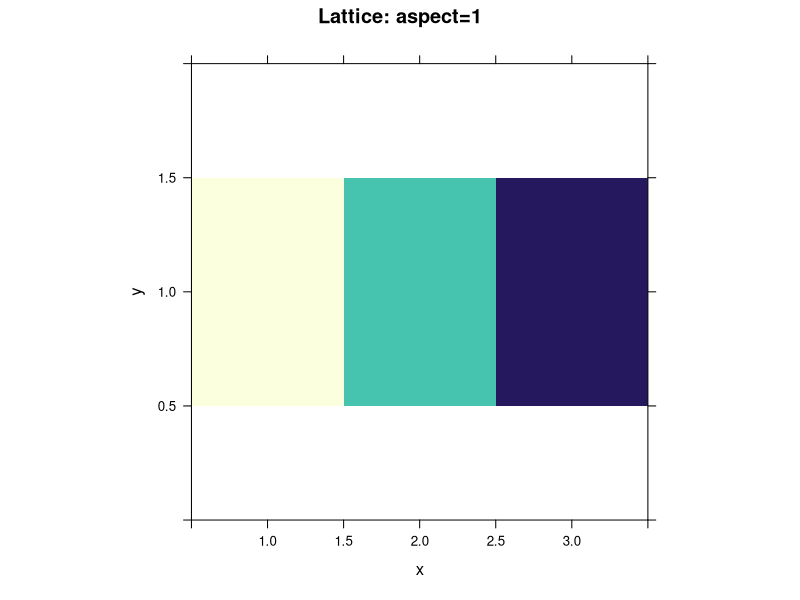
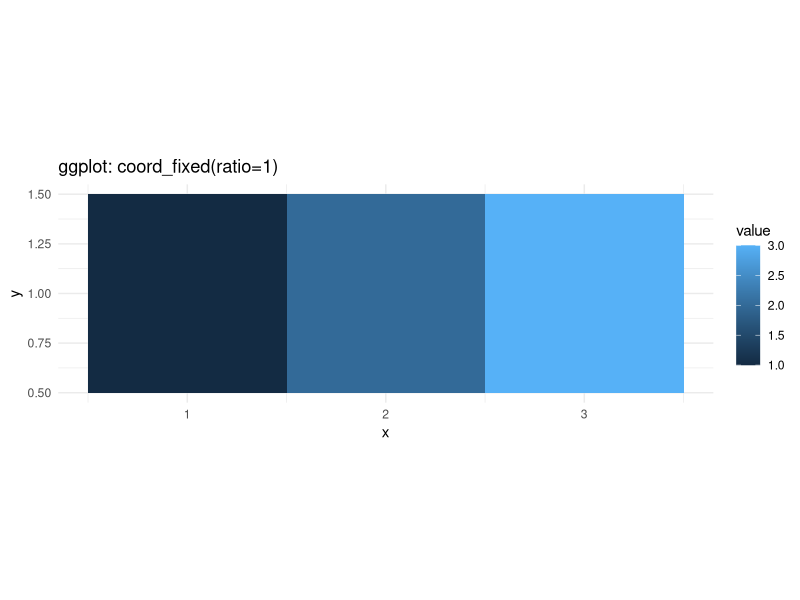
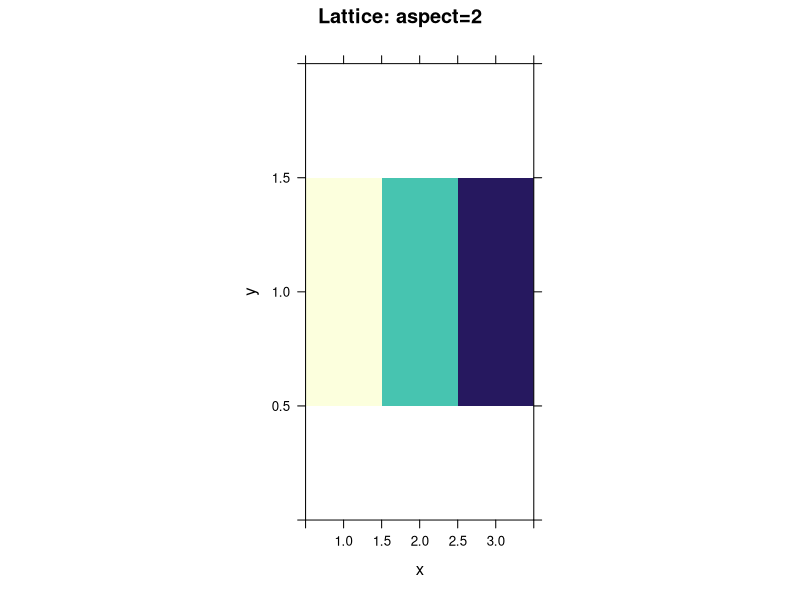
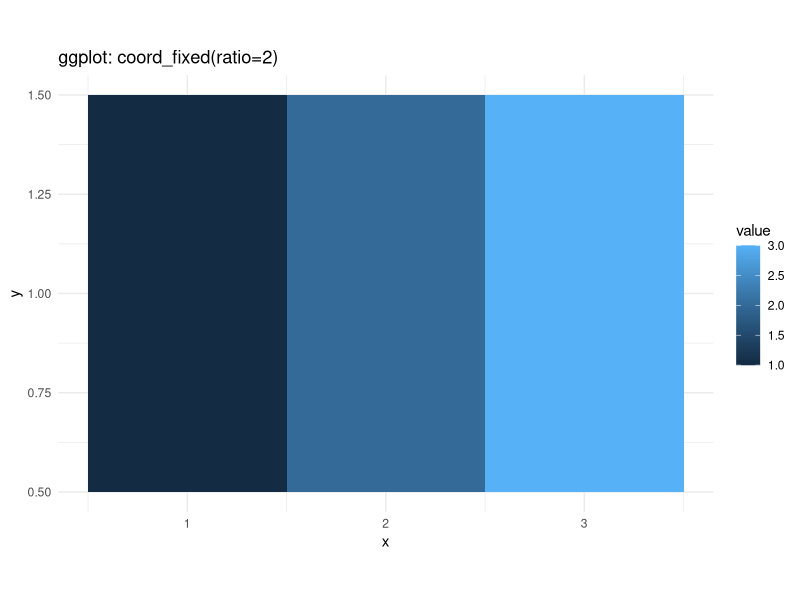
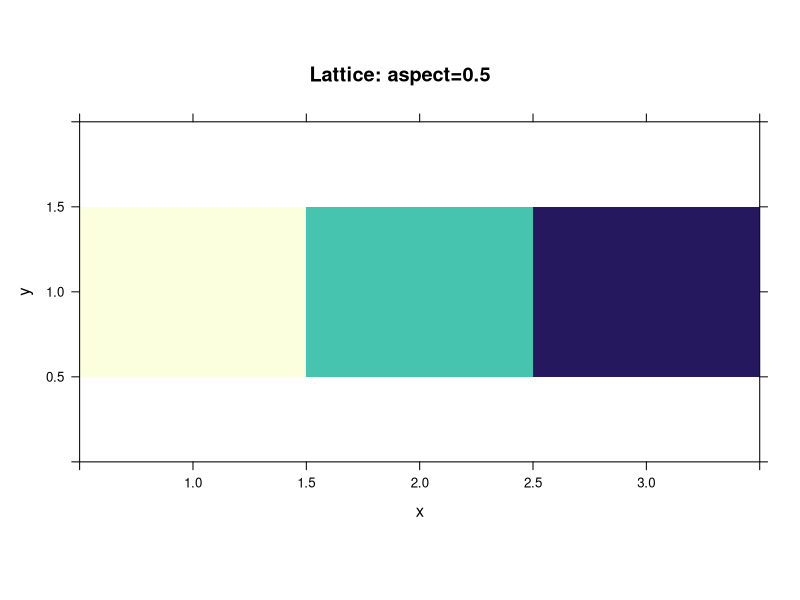
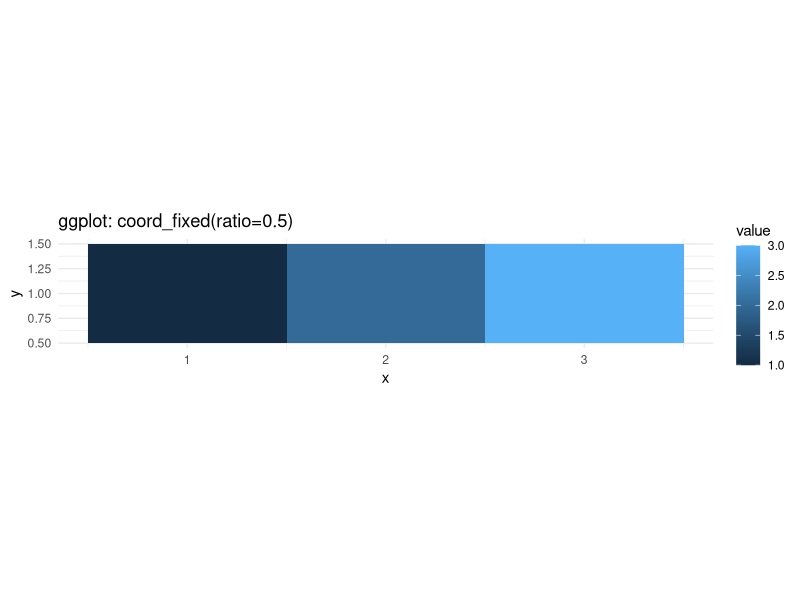

Generate these figures, in order, with R:
# Simple test to compare aspect ratio in lattice vs ggplot2

library(lattice)
library(ggplot2)

# Create simple data: 3 x 1 grid (3 wide, 1 tall)
test_data <- data.frame(
  x = c(1, 2, 3),
  y = c(1, 1, 1),
  value = c(1, 2, 3)
)

cat("Data dimensions:\n")
cat("x range:", range(test_data$x), "\n")
cat("y range:", range(test_data$y), "\n")
cat("Should be 3 units wide, 1 unit tall\n\n")

# Test 1: aspect = 1 (square cells)
cat("=== Test 1: aspect = 1 (square) ===\n")
cat("Each cell should be square\n\n")

# Lattice with aspect=1
p1 <- levelplot(value ~ x*y, data=test_data,
                aspect=1,
                main="Lattice: aspect=1",
                scales=list(draw=TRUE),
                colorkey=FALSE)
print(p1)

# ggplot with aspect=1
p2 <- ggplot(test_data, aes(x=x, y=y, fill=value)) +
  geom_tile() +
  coord_fixed(ratio=1) +
  ggtitle("ggplot: coord_fixed(ratio=1)") +
  theme_minimal()
print(p2)

# Test 2: aspect = 2 (twice as tall as wide)
cat("\n=== Test 2: aspect = 2 ===\n")
cat("Each cell should be 2x taller than wide\n\n")

# Lattice with aspect=2
p3 <- levelplot(value ~ x*y, data=test_data,
                aspect=2,
                main="Lattice: aspect=2",
                scales=list(draw=TRUE),
                colorkey=FALSE)
print(p3)

# ggplot with aspect=2
p4 <- ggplot(test_data, aes(x=x, y=y, fill=value)) +
  geom_tile() +
  coord_fixed(ratio=2) +
  ggtitle("ggplot: coord_fixed(ratio=2)") +
  theme_minimal()
print(p4)

# Test 3: aspect = 0.5 (twice as wide as tall)
cat("\n=== Test 3: aspect = 0.5 ===\n")
cat("Each cell should be 2x wider than tall\n\n")

# Lattice with aspect=0.5
p5 <- levelplot(value ~ x*y, data=test_data,
                aspect=0.5,
                main="Lattice: aspect=0.5",
                scales=list(draw=TRUE),
                colorkey=FALSE)
print(p5)

# ggplot with aspect=0.5
p6 <- ggplot(test_data, aes(x=x, y=y, fill=value)) +
  geom_tile() +
  coord_fixed(ratio=0.5) +
  ggtitle("ggplot: coord_fixed(ratio=0.5)") +
  theme_minimal()
print(p6)
